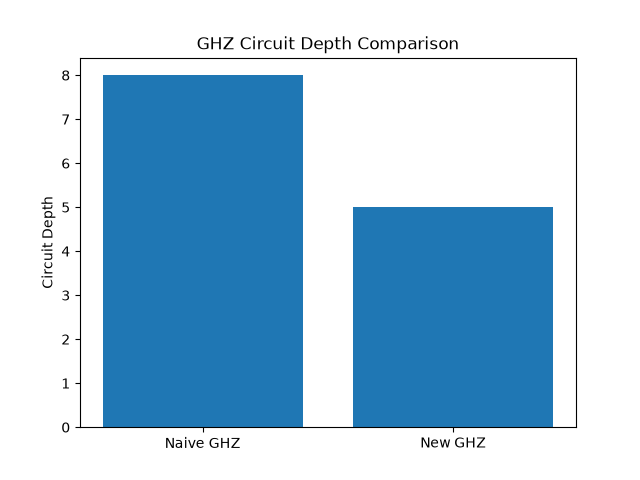

Here is the Python script that generated this plot:
from ghz_naive import ghz_naive
from ghz_optimized import ghz_9

naive = ghz_naive()
naive.ghz_9_circ()

alternative = ghz_9()
alternative.ghz_9_circ()

naive_depth=naive.qc_9.depth()
optimized_depth=alternative.qc_9.depth()

print("Naive depth:", naive_depth)
print("Alternative depth:", optimized_depth )


naive_cx=naive.qc_9.count_ops().get('cx',0)
optimized_cx=alternative.qc_9.count_ops().get('cx',0)

print("Naive gates:",naive_cx )
print("Alternative gates:", alternative.qc_9.count_ops())

print("Naive valid:", naive.valid())
print("Alternative valid:", alternative.valid())

import matplotlib.pyplot as plt

names = ["Naive GHZ", "New GHZ"]
depths = [naive_depth, optimized_depth]
cx_counts = [naive_cx, optimized_cx]

plt.bar(names, depths)
plt.ylabel("Circuit Depth")
plt.title("GHZ Circuit Depth Comparison")
plt.show()
